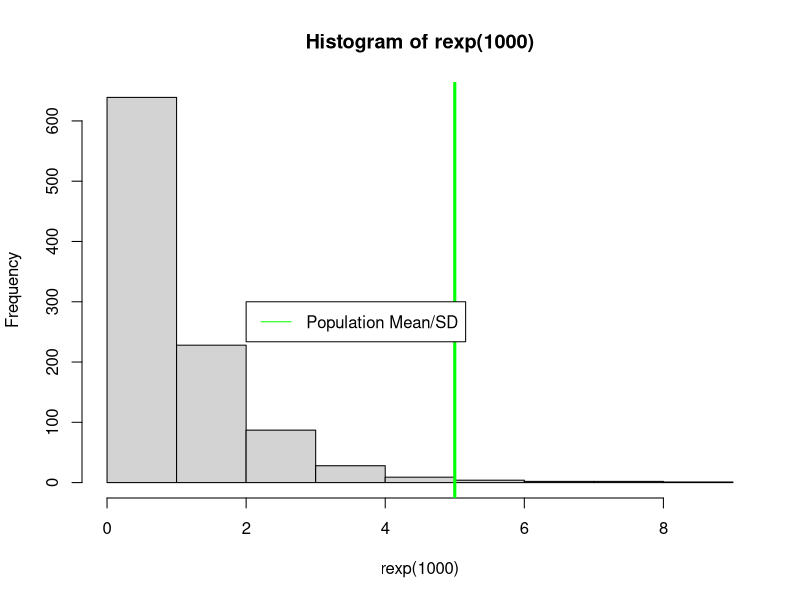
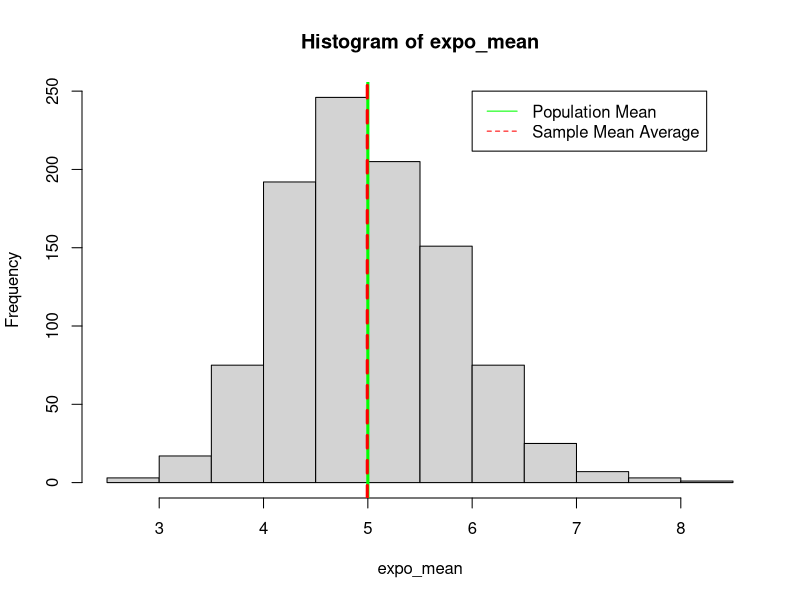
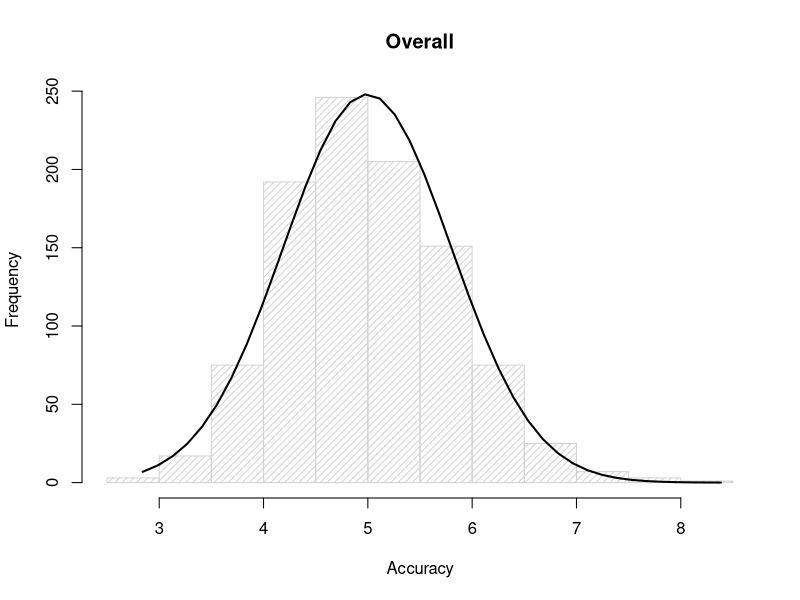
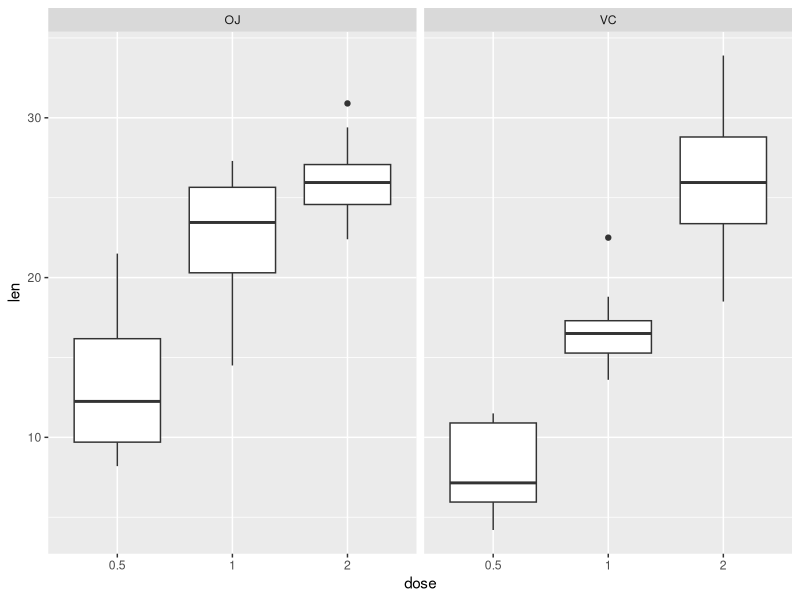

Reproduce these figures in R, in order.
##----------------------------------------------------------------------------
##----------------------------------------------------------------------------
##
##  File name:  Assignment.R
##  Date:       08JUNE2019
##
##  Assignment for Statistical Inference
##  
##
##----------------------------------------------------------------------------
##----------------------------------------------------------------------------

##----------------------------------------------------------------------------
## Library
##----------------------------------------------------------------------------

library(ggplot2)
library(dplyr)

##----------------------------------------------------------------------------
## Simulation
##----------------------------------------------------------------------------

#The exponential distribution can be simulated in R with rexp(n, lambda) 
#lambda is the rate parameter, lambda = 0.2 for all of the simulations
#mean of exponential distribution is 1/lambda - population mean
#standard deviation is also 1/lambda - population standard deviation
#variance is standard deviation - (1/lambda)^2
#investigate the distribution of averages of 40 exponentials = n?
#need to do a thousand simulations.

lambda = 0.2
n <- 40

hist(rexp(1000))
abline(v =5, col = "green", lwd = 3)
legend(2, 300, legend="Population Mean/SD",
       col="green", lty=1)

#calculate population parameters
pop.mean <- 1/lambda
pop.sd <- 1/lambda
pop.variance <- 1/lambda^2

# Question 1

#If CTL holds, the average of mean samples should be close to the population mean
#(5) and a variance close to the sd^2/n as size of sample (n) becomes sufficiently
#large

print(pop.mean)

#The theoretical mean should be 5
#Calculating the average of means in 1000 simulations


expo_mean <- NULL
for (i in 1 : 1000) expo_mean = c(expo_mean, mean(rexp(40, 0.2)))
hist(expo_mean)
abline(v = 5, col = "green", lwd = 3)
abline(v = mean(expo_mean), col = "red", lwd = 3, lty =2)
legend(6, 250, legend = c("Population Mean", "Sample Mean Average"),
       col=c("green","red"), lty=c(1,2))

print(mean(expo_mean))

#Question 2

#overlay a random uniform and see how closely they match
#then theoretically calculate the mean
#overlay variance of normal
#theoretically calculate variance and see how lines up


theor.variance <- pop.variance/n
print(theor.variance)

sam.variance <- var(expo_mean)
print(sam.variance)

# Question 3

# Overlay a normal distribution with a mean of 5, standard deviation of
# .79

#plot a normal distribution in R

h <- hist(expo_mean, breaks = 10, density = 20,
          col = "lightgray", xlab = "Accuracy", main = "Overall") 
xfit <- seq(min(expo_mean), max(expo_mean), length = 40) 
yfit <- dnorm(xfit, mean = mean(expo_mean), sd = sd(expo_mean)) 
yfit <- yfit * diff(h$mids[1:2]) * length(expo_mean) 

lines(xfit, yfit, col = "black", lwd = 2)

##----------------------------------------------------------------------------
## Part 2
##----------------------------------------------------------------------------

#want to determine if each combination of dose and supp has significant impact on growth
#null hypothesis is there is no growth

#want to review context of data
#https://stat.ethz.ch/R-manual/R-devel/library/datasets/html/ToothGrowth.html
#The response is the length of odontoblasts (cells responsible for tooth growth) 
#in 60 guinea pigs. Each animal received one of three dose levels of vitamin C (0.5, 1, and 2 mg/day) 
#by one of two delivery methods, orange juice or ascorbic acid (a form of vitamin C and coded as VC).
#Does difference in supplement or dose change tooth growth?
#Ho OJ

df <- ToothGrowth

#review data frame
#min 4.2, max 33.9, median 19.25, mean 18.8, sd 7.65

print(head(df))
print(dim(df))
print(fivenum(df$len))
print(mean(df$len))
print(sd(df$len))

#find NAs - no NAs
num.NA.obs <- length(df[complete.cases(df) == FALSE,]$len)
#Observation - no missing or strange values

#aggregate to see differences
ag.mean.df <- aggregate(.~supp+dose, df, mean)
ag.mean.df <- ag.mean.df %>%
        rename(mean = len)
ag.mean.df$mean <- round(ag.mean.df$mean, digits = 2)

ag.sd.df <- aggregate(.~supp+dose, df, sd)
ag.sd.df <- ag.sd.df %>%
        rename(sd = len)
ag.sd.df$sd <- round(ag.sd.df$sd, digits = 2)

ag.mean.sd <- inner_join(ag.mean.df,ag.sd.df)

ag.mean.sd <- ag.mean.sd[with(ag.mean.sd, order(supp, dose)),]

#Observation - mean increases in all cases, standard deviation shrinks with OJ
# but increases with VC, no crazy outliers

#create a plot of different values
df$dose <- as.factor(df$dose)
a <- ggplot(df, aes(x=dose, y=len)) + geom_boxplot() +
        facet_grid(.~supp)

plot(a)
#Observation - VC has large range in values

#approach - t.test 
#level significance (alpha) - 0.05, one tailed ho = ha, ha > ho
#assumption iid, normal distribution, randomnized, not paired

#calculations
#treat each as separate on off
#Calculate CI to see if ho rejected, is 0 in range
#Calculate p-value, see if it is above alpha of .975

#try sapply mean
#first, merge to columns

#subset data into distinct groups so can compare
#1 oj vs ac
#2 control does oj vs ac per does
#3 time intervals .1 vs .5 etc

